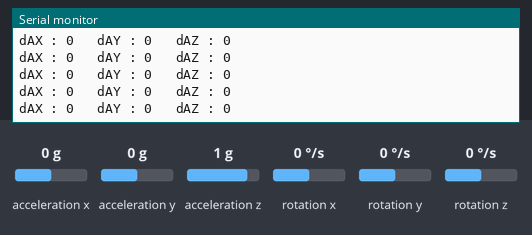
A sketch run on a simulated ESP32. Shown: the last lines printed to the serial monitor. The inputs (shaded band) are chosen by the test bench; at power-on: acceleration x 0 g, acceleration y 0 g, acceleration z 1 g, rotation x 0 °/s, rotation y 0 °/s, rotation z 0 °/s.

Above: at 10.0 s.
10.1 s: acceleration x set to -1.4 g
At 10.41 s:
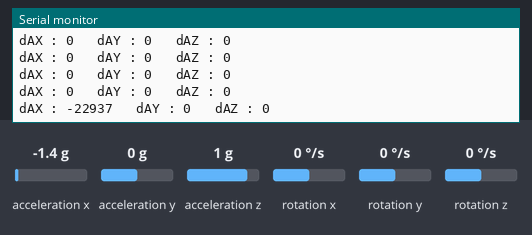
11.6 s: acceleration y set to -1.4 g
At 11.63 s:
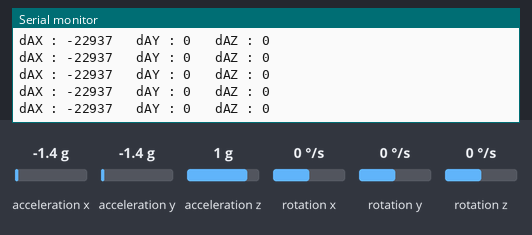
13.1 s: acceleration z set to -1.4 g
At 13.27 s:
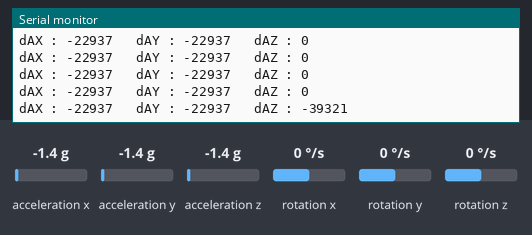

Measured:
- after the input at 10.1 s, the serial monitor: prints a new line after 0.16 s (image 1)
- after the input at 13.1 s, the serial monitor: prints a new line at once (image 3)

The sketch:

Phase03_Reference_Calibration_v1.0.ino
```cpp
/*
 * Project : Smart Safety Vest
 * Phase   : Phase 03.2 - Reference Calibration
 * File    : Phase03_Reference_Calibration_v1.0.ino
 * Author  : Ajoy Das Team
 * Description:
 * Automatically captures the worker's normal standing
 * position at startup and stores it as the reference
 * position for future motion and fall detection.
 */

#include <Wire.h>
#include <MPU6050.h>

MPU6050 mpu;

//==============================
// Motion Data Structure
//==============================
struct MotionData
{
  int16_t ax;
  int16_t ay;
  int16_t az;

  int16_t gx;
  int16_t gy;
  int16_t gz;
};

MotionData reference;
MotionData current;

//==============================
// Sample Configuration
//==============================
const uint16_t SAMPLE_COUNT = 500;

void captureReference()
{
  long axSum = 0;
  long aySum = 0;
  long azSum = 0;

  long gxSum = 0;
  long gySum = 0;
  long gzSum = 0;

  Serial.println();
  Serial.println("========================================");
  Serial.println(" Stand Still");
  Serial.println(" Capturing Reference Position...");
  Serial.println("========================================");

  for (uint16_t i = 0; i < SAMPLE_COUNT; i++)
  {
    mpu.getMotion6(
      &current.ax,
      &current.ay,
      &current.az,
      &current.gx,
      &current.gy,
      &current.gz);

    axSum += current.ax;
    aySum += current.ay;
    azSum += current.az;

    gxSum += current.gx;
    gySum += current.gy;
    gzSum += current.gz;

    delay(5);
  }

  reference.ax = axSum / SAMPLE_COUNT;
  reference.ay = aySum / SAMPLE_COUNT;
  reference.az = azSum / SAMPLE_COUNT;

  reference.gx = gxSum / SAMPLE_COUNT;
  reference.gy = gySum / SAMPLE_COUNT;
  reference.gz = gzSum / SAMPLE_COUNT;

  Serial.println();
  Serial.println("Reference Position Saved Successfully");
  Serial.println();

  Serial.println("Reference Values");

  Serial.print("AX : ");
  Serial.println(reference.ax);

  Serial.print("AY : ");
  Serial.println(reference.ay);

  Serial.print("AZ : ");
  Serial.println(reference.az);

  Serial.print("GX : ");
  Serial.println(reference.gx);

  Serial.print("GY : ");
  Serial.println(reference.gy);

  Serial.print("GZ : ");
  Serial.println(reference.gz);

  Serial.println();
  Serial.println("System Ready");
  Serial.println("========================================");
}

void setup()
{
  Serial.begin(115200);
  delay(1000);

  Wire.begin(21, 22);

  Serial.println();
  Serial.println("========================================");
  Serial.println(" Smart Safety Vest");
  Serial.println(" Phase 03.2 - Reference Calibration");
  Serial.println("========================================");

  Serial.println("Initializing MPU6050...");
  mpu.initialize();

  delay(500);

  Serial.println();
  Serial.println("Please wear the vest.");
  Serial.println("Stand normally.");
  Serial.println();

  for (int i = 3; i >= 1; i--)
  {
    Serial.print("Calibration starts in ");
    Serial.println(i);
    delay(1000);
  }

  captureReference();
}

void loop()
{
  mpu.getMotion6(
      &current.ax,
      &current.ay,
      &current.az,
      &current.gx,
      &current.gy,
      &current.gz);

  Serial.print("dAX : ");
  Serial.print(current.ax - reference.ax);

  Serial.print("   dAY : ");
  Serial.print(current.ay - reference.ay);

  Serial.print("   dAZ : ");
  Serial.println(current.az - reference.az);

  delay(200);
}
```
